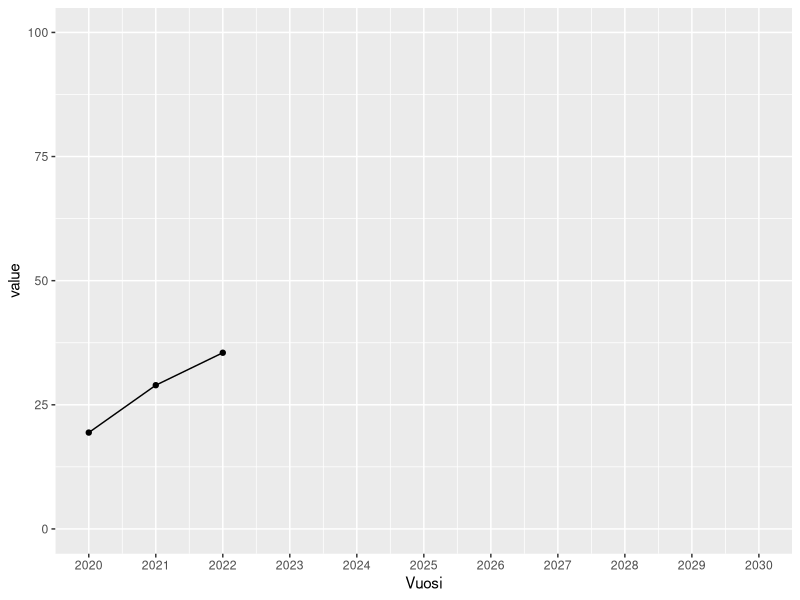
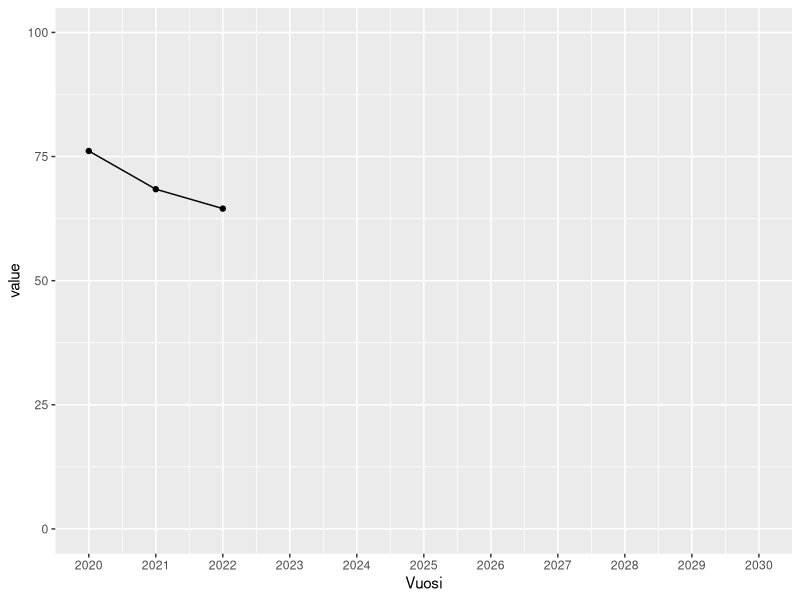
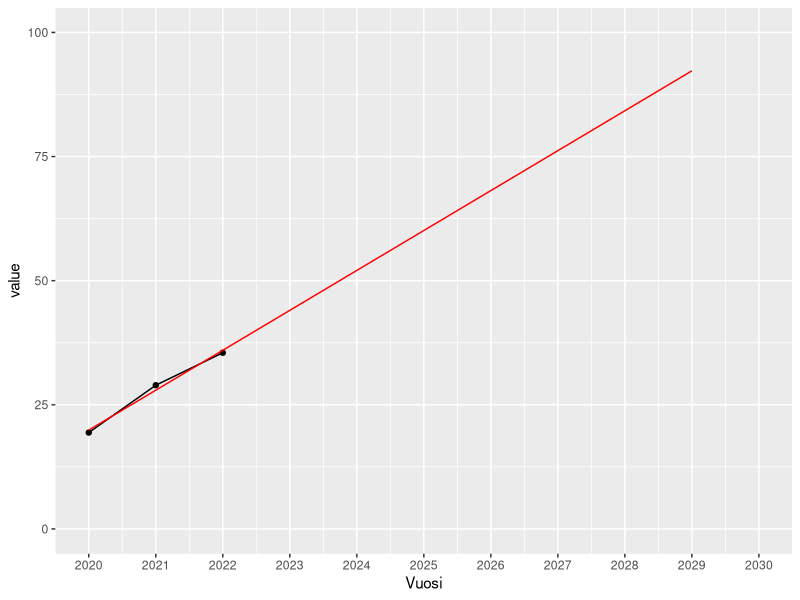
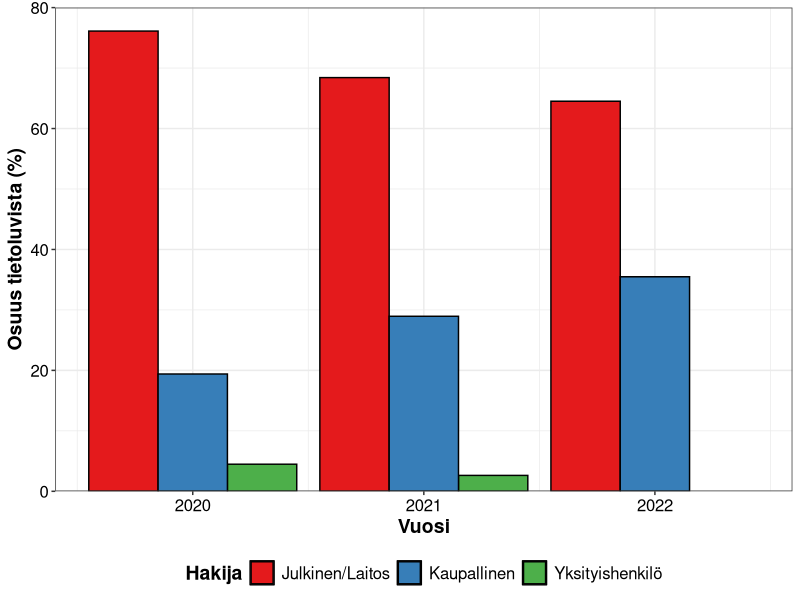
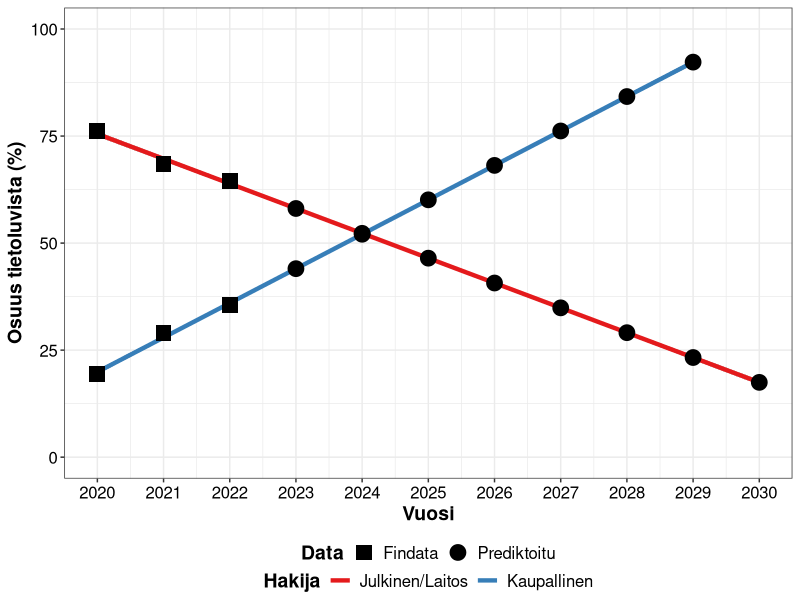
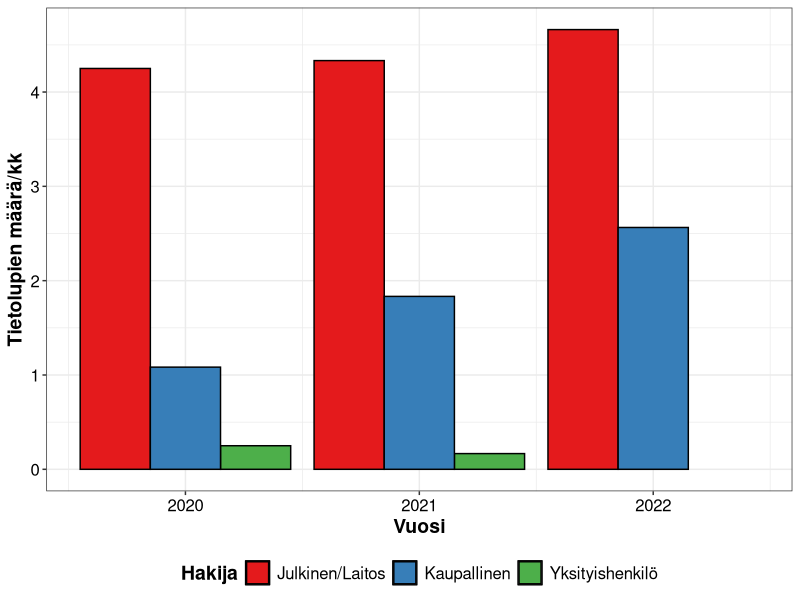

The R source for these figures, in order:
# Title: Classify the affiliation of Findata applicants
# Date: 08/2022
# Author: Oscar Brück


# Load libraries
library(tidyverse)
library(readxl)
library(reshape2)



# Read data
setwd("/path/to/dir/")
## Data has been manually calculated from https://findata.fi/luvat/myonnetyt-luvat/
df <- readxl::read_xlsx("./data/findata_tietoluvat.xlsx")


# Modify data
## Wide to long
df1 <- melt(df, id.vars = c("Vuosi", "Kuukausia", "Tietoluvat"))
df1 <- df1 %>% 
  dplyr::mutate(
    ## Proportion per month
                value_mo = ifelse(value == 0, 0, value/Kuukausia),
                ## Proportion per Tietoluvat
                value = ifelse(value == 0, 0, value*100/Tietoluvat),
                ## Source
                variable = factor(variable, levels=c("Julkinen/Laitos", "Kaupallinen", "Yksityishenkilö"))) %>%
  dplyr::rename(Hakija = variable)


#########################################################################################################################################################
######################################### HAKIJA/TIETOLUVAT #############################################################################################
#########################################################################################################################################################


# Plot
png("./results/findata_tietoluvat1.png", width = 6, height = 5, res = 300, units = "in")
ggplot() +
  geom_bar(data = df1, aes(x = Vuosi, y = value, fill = Hakija), stat = "identity", color="black", position=position_dodge()) +
  # geom_bar(data = df1, aes(x = Vuosi, y = value, fill = Hakija), stat = "identity", color="black", position="fill") +
  labs(y="Osuus tietoluvista (%)") +
  scale_y_continuous(limits = c(0,80), expand = c(0, 0)) +
  scale_fill_brewer(palette="Set1") +
  theme_bw() +
  theme(axis.text.x = element_text(size=12, colour = "black"),
        axis.text.y = element_text(size=12, colour = "black"),
        axis.title.y = element_text(size=14, face="bold", colour = "black"),
        axis.title.x = element_text(size=14, face="bold", colour = "black"),
        legend.title = element_text(size=14, face="bold", colour = "black"),
        legend.text = element_text(size=12, colour = "black"),
        legend.key = element_rect(color="black"),
        legend.position = "bottom")
dev.off()



#########################################################################################################################################################
############################################ HAKIJA %/VUOSI LINEAARINEN REGRESSIO  ######################################################################
#########################################################################################################################################################


# Fit a linear regression
df1_oy <- df1 %>%
  dplyr::filter(Hakija == "Kaupallinen")
df1_oy$pred1 <- predict(lm(value ~ Vuosi, data=df1_oy))
df1_js <- df1 %>%
  dplyr::filter(Hakija == "Julkinen/Laitos")
df1_js$pred1 <- predict(lm(value ~ Vuosi, data=df1_js))


# Plot
## Kaupallinen
p_oy <- ggplot(df1_oy, aes(x = Vuosi, y=value)) +
  geom_line() +
  geom_point() +
  scale_x_continuous(limits = c(2020,2030), breaks = c(2020:2030)) +
  scale_y_continuous(limits = c(0,100))
print(p_oy)
## Julkinen/Laitos
p_js <- ggplot(df1_js, aes(x = Vuosi, y=value)) +
  geom_line() +
  geom_point() +
  scale_x_continuous(limits = c(2020,2030), breaks = c(2020:2030)) +
  scale_y_continuous(limits = c(0,100))
print(p_js)



# Extrapolate
## Kaupallinen
pred_oy <- data.frame(Vuosi=2020:2030, Hakija="Kaupallinen")
pred_oy$value <- predict(lm(value ~ Vuosi, data=df1_oy), newdata=pred_oy)
p_oy + geom_line(color="red", data=pred_oy)

## Julkinen/Laitos
pred_js <- data.frame(Vuosi=2020:2030, Hakija="Julkinen/Laitos")
pred_js$value <- predict(lm(value ~ Vuosi, data=df1_js), newdata=pred_js)




# Combine
pred <- rbind(pred_js, pred_oy)
# Replace predicted values (years 2020-2022) by the true values
pred1 <- pred %>%
  dplyr::filter(Vuosi > 2022) %>%
  dplyr::mutate(Data="Prediktoitu") %>%
  dplyr::full_join(df1 %>% dplyr::select(Vuosi, Hakija, value) %>% dplyr::filter(Hakija %in% c("Julkinen/Laitos", "Kaupallinen")) %>% dplyr::mutate(Data="Findata"))


# Plot
png("./results/findata_tietoluvat2.png", width = 6, height = 5, res = 300, units = "in")
ggplot(pred1, aes(x = Vuosi, y=value)) +
  geom_smooth(method = "lm", size = 1.5, aes(color=Hakija)) +
  geom_point(size = 5, aes(shape = Data)) +
  labs(y="Osuus tietoluvista (%)") +
  scale_x_continuous(limits = c(2020, 2030), breaks = c(2020:2030)) +
  scale_y_continuous(limits = c(0, 100)) +
  scale_color_brewer(palette="Set1") +
  scale_shape_manual(values = c(15, 19)) +
  theme_bw() +
  theme(axis.text.x = element_text(size=12, colour = "black"),
        axis.text.y = element_text(size=12, colour = "black"),
        axis.title.y = element_text(size=14, face="bold", colour = "black"),
        axis.title.x = element_text(size=14, face="bold", colour = "black"),
        legend.title = element_text(size=14, face="bold", colour = "black"),
        legend.text = element_text(size=12, colour = "black"),
        legend.box = "vertical",
        legend.position = "bottom",
        legend.margin = margin(),
        legend.spacing.y = unit(0.1, "cm")) +
  guides(color=guide_legend(override.aes=list(fill=NA)))
dev.off()



#########################################################################################################################################################
############################################ HAKIJA %/VUOSI BARPLOT #####################################################################################
#########################################################################################################################################################



# Plot
png("./results/findata_tietoluvat3.png", width = 6, height = 5, res = 300, units = "in")
ggplot() +
  geom_bar(data = df1, aes(x = Vuosi, y = value_mo, fill = Hakija), stat = "identity", color="black", position=position_dodge()) +
  # geom_bar(data = df1, aes(x = Vuosi, y = value_mo, fill = Hakija), stat="identity", color = "black") +
  scale_fill_brewer(palette="Set1") +
  labs(y="Tietolupien määrä/kk") +
  theme_bw() +
  theme(axis.text.x = element_text(size=12, colour = "black"),
        axis.text.y = element_text(size=12, colour = "black"),
        axis.title.y = element_text(size=14, face="bold", colour = "black"),
        axis.title.x = element_text(size=14, face="bold", colour = "black"),
        legend.title = element_text(size=14, face="bold", colour = "black"),
        legend.text = element_text(size=12, colour = "black"),
        legend.key = element_rect(color="black"),
        legend.position = "bottom")
dev.off()
